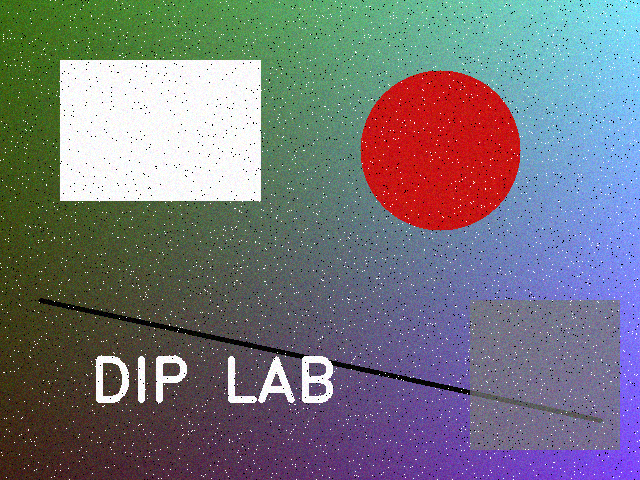
#> input picture samples/sample.png, 640 x 480 px; its folder holds only this picture in this run
$ python -i analysis.py   (imports and definitions only)   (older library calls are emulated)
#> lines starting #> are read from the running program, lines starting #| are printed output that depends on the picture
### image_io.py
"""Safe image decoding (Pillow) and encoding (OpenCV) helpers."""
from __future__ import annotations

import base64
import io
import os
import warnings
from pathlib import Path
from typing import Any, Dict, Tuple

import cv2
import numpy as np
from PIL import Image, ImageOps
from werkzeug.utils import secure_filename

from config import ALLOWED_EXTENSIONS, ALLOWED_FORMATS, MAX_IMAGE_DIM, MAX_INPUT_PIXELS
from errors import ApiError, ValidationError

# Pillow raises DecompressionBombError for images above 2x this value.
Image.MAX_IMAGE_PIXELS = MAX_INPUT_PIXELS

_ENCODERS = {
    "png": (".png", "image/png"),
    "jpg": (".jpg", "image/jpeg"),
    "jpeg": (".jpg", "image/jpeg"),
    "webp": (".webp", "image/webp"),
}


# --------------------------------------------------------------------------- #
# File names
# --------------------------------------------------------------------------- #
# [82 lines left out: functions clean_filename, _pil_to_bgr, decode_image, not called in this run]


# --------------------------------------------------------------------------- #
# Encoding / files
# --------------------------------------------------------------------------- #
def encode_image(img: np.ndarray, fmt: str = "png", quality: int = 95) -> Tuple[bytes, str, str]:
    """Encode to PNG/JPEG/WebP. Returns ``(bytes, mimetype, extension_without_dot)``."""
    fmt = fmt.lower()
    if fmt not in _ENCODERS:
        raise ValidationError("Format must be one of: png, jpg, webp.")
    suffix, mimetype = _ENCODERS[fmt]
    params = []
    if suffix == ".jpg":
        params = [cv2.IMWRITE_JPEG_QUALITY, int(quality)]
    elif suffix == ".webp":
        params = [cv2.IMWRITE_WEBP_QUALITY, int(quality)]
    elif suffix == ".png":
        params = [cv2.IMWRITE_PNG_COMPRESSION, 3]
    ok, buffer = cv2.imencode(suffix, img, params)
    if not ok:
        raise ApiError("The image could not be encoded.", 500)
    return buffer.tobytes(), mimetype, suffix.lstrip(".")


def to_data_url(img: np.ndarray) -> str:
    data, mimetype, _ = encode_image(img, "png")
    return f"data:{mimetype};base64,{base64.b64encode(data).decode('ascii')}"


# [19 lines left out: functions read_image_file, write_png_file, not called in this run]

### config.py
"""Configuration and safety limits for PixelLab (Digital Image Processing Studio)."""
from __future__ import annotations

import os
from datetime import timedelta
from pathlib import Path

BASE_DIR = Path(__file__).resolve().parent


def _env_int(name: str, default: int, minimum: int = 1) -> int:
    """Read a positive integer from the environment, falling back to *default*."""
    try:
        value = int(os.environ.get(name, default))
    except (TypeError, ValueError):
        return default
    return max(value, minimum)


# ---------------------------------------------------------------- upload limits
MAX_UPLOAD_MB = _env_int("DIP_MAX_UPLOAD_MB", 10)           # file size limit
ALLOWED_EXTENSIONS = {"png", "jpg", "jpeg", "bmp", "webp", "tif", "tiff", "gif"}
ALLOWED_FORMATS = {"PNG", "JPEG", "BMP", "WEBP", "TIFF", "GIF"}  # real format, checked by Pillow
MAX_INPUT_PIXELS = 40_000_000                                # rejects decompression bombs
MAX_IMAGE_DIM = _env_int("DIP_MAX_IMAGE_DIM", 2560)          # larger uploads are scaled down
MAX_RESULT_DIM = 4096                                        # max width/height after resize/rotate

# ------------------------------------------------------------ workspace limits
MAX_STEPS = 30                # sequential operations kept per image (also the undo depth)
WORKSPACE_TTL_HOURS = 24      # idle workspaces are deleted after this time
PREVIEW_MAX_DIM = 640         # channel-separation previews are scaled to this size


class Config:
    """Flask configuration object (see ``create_app`` in app.py)."""

    BASE_DIR = BASE_DIR
    INSTANCE_DIR = BASE_DIR / "instance"
    WORKSPACE_DIR = INSTANCE_DIR / "workspaces"

    MAX_UPLOAD_MB = MAX_UPLOAD_MB
    MAX_STEPS = MAX_STEPS
    WORKSPACE_TTL_HOURS = WORKSPACE_TTL_HOURS

    SESSION_COOKIE_HTTPONLY = True
    SESSION_COOKIE_SAMESITE = "Lax"
    PERMANENT_SESSION_LIFETIME = timedelta(hours=WORKSPACE_TTL_HOURS)

### image_ops.py
"""
image_ops.py
============
Every image-processing operation offered by the application.

Each operation is a plain function ``func(img_bgr, **params) -> ndarray`` registered with
the ``@operation`` decorator together with a *parameter specification*.  That single
specification is used for:

1. building the parameter controls in the browser (``GET /api/operations``), and
2. validating incoming requests (``validators.py``).

All images inside the application are 8-bit, 3-channel BGR arrays (OpenCV's native
layout).  Operations that produce a single-channel result (edges, thresholds, ...) are
converted back to BGR by ``apply_operation`` so that operations can be chained freely.
"""
from __future__ import annotations

import math
from typing import Any, Callable, Dict, List, Optional, Sequence, Tuple

import cv2
import numpy as np

from config import MAX_RESULT_DIM
from errors import ValidationError

CATEGORIES: List[str] = [
    "Basic",
    "Geometric",
    "Intensity",
    "Filtering",
    "Edge Detection",
    "Thresholding",
    "Morphology",
    "Color Channels",
]

OPERATIONS: Dict[str, Dict[str, Any]] = {}

INTERPOLATIONS = {
    "nearest": cv2.INTER_NEAREST,
    "linear": cv2.INTER_LINEAR,
    "cubic": cv2.INTER_CUBIC,
    "area": cv2.INTER_AREA,
    "lanczos": cv2.INTER_LANCZOS4,
}
MORPH_SHAPES = {
    "rect": cv2.MORPH_RECT,
    "ellipse": cv2.MORPH_ELLIPSE,
    "cross": cv2.MORPH_CROSS,
}


# --------------------------------------------------------------------------- #
# Parameter-spec builders
# --------------------------------------------------------------------------- #
def int_param(name: str, label: str, default: int, minimum: int, maximum: int, *,
              odd: bool = False, show_if: Optional[dict] = None, hint: Optional[str] = None,
              default_from: Optional[str] = None) -> Dict[str, Any]:
    return {"name": name, "label": label, "type": "int", "default": default,
            "min": minimum, "max": maximum, "step": 2 if odd else 1, "odd": odd,
            "show_if": show_if, "help": hint, "default_from": default_from}


def float_param(name: str, label: str, default: float, minimum: float, maximum: float,
                step: float = 0.1, *, show_if: Optional[dict] = None,
                hint: Optional[str] = None) -> Dict[str, Any]:
    return {"name": name, "label": label, "type": "float", "default": default,
            "min": minimum, "max": maximum, "step": step, "odd": False,
            "show_if": show_if, "help": hint, "default_from": None}


def choice_param(name: str, label: str, default: Any, choices: Sequence[Tuple[Any, str]], *,
                 show_if: Optional[dict] = None, hint: Optional[str] = None) -> Dict[str, Any]:
    return {"name": name, "label": label, "type": "choice", "default": default,
            "choices": [{"value": value, "label": text} for value, text in choices],
            "show_if": show_if, "help": hint, "default_from": None}


def bool_param(name: str, label: str, default: bool, *, show_if: Optional[dict] = None,
               hint: Optional[str] = None) -> Dict[str, Any]:
    return {"name": name, "label": label, "type": "bool", "default": default,
            "show_if": show_if, "help": hint, "default_from": None}


def operation(key: str, label: str, category: str, description: str,
              params: Optional[List[Dict[str, Any]]] = None) -> Callable:
    """Register an operation function together with its metadata."""
    def decorator(func: Callable) -> Callable:
        OPERATIONS[key] = {"key": key, "label": label, "category": category,
                           "description": description, "params": params or [], "func": func}
        return func
    return decorator


# --------------------------------------------------------------------------- #
# Small helpers
# --------------------------------------------------------------------------- #
def _to_gray(img: np.ndarray) -> np.ndarray:
    return cv2.cvtColor(img, cv2.COLOR_BGR2GRAY)


def _to_bgr(gray: np.ndarray) -> np.ndarray:
    return cv2.cvtColor(gray, cv2.COLOR_GRAY2BGR)


# [7 lines left out: function _scale_to_u8, not called in this run]


def _lookup_table(fn: Callable[[int], float]) -> np.ndarray:
    table = np.array([fn(i) for i in range(256)], dtype=np.float64)
    return np.clip(np.round(table), 0, 255).astype(np.uint8)


# [4 lines left out: function _check_result_size, not called in this run]


def _kernel(ksize: int, shape: str) -> np.ndarray:
    return cv2.getStructuringElement(MORPH_SHAPES[shape], (ksize, ksize))


# [234 lines left out: functions extract_channel, op_grayscale, op_negative, op_resize, op_rotate, op_flip and 10 more, not called in this run]


# --------------------------------------------------------------------------- #
# Edge detection
# --------------------------------------------------------------------------- #
_KERNEL_CHOICES = [(1, "1"), (3, "3"), (5, "5"), (7, "7")]


# [109 lines left out: functions op_sobel, op_canny, op_laplacian, _global_threshold, op_threshold_binary, op_threshold_binary_inv and 1 more, not called in this run]


# --------------------------------------------------------------------------- #
# Morphology
# --------------------------------------------------------------------------- #
def _morph_params() -> List[Dict[str, Any]]:
    return [
        int_param("ksize", "Kernel size (odd)", 3, 1, 31, odd=True),
        choice_param("shape", "Kernel shape", "rect",
                     [("rect", "Rectangle"), ("ellipse", "Ellipse"), ("cross", "Cross")]),
        int_param("iterations", "Iterations", 1, 1, 10),
    ]


# [55 lines left out: functions op_erosion, op_dilation, op_opening, op_closing, op_channel_extract, _finalize, not called in this run]


def apply_operation(key: str, img: np.ndarray, params: Dict[str, Any]) -> np.ndarray:
    """Run a registered operation with already-validated parameters."""
    return _finalize(OPERATIONS[key]["func"](img, **params))


# [5 lines left out: function public_specs, not called in this run]

### analysis.py
"""Image analysis: histogram rendering (OpenCV drawing) and RGB channel separation."""
from __future__ import annotations

from typing import Any, Dict, List, Sequence, Tuple

import cv2
import numpy as np

from config import PREVIEW_MAX_DIM
from image_io import to_data_url
from image_ops import extract_channel
#> further down, picture is the input picture: shape (480, 640, 3); mean B, G, R 124.3, 117.5, 117.1

# BGR colours used on the histogram plots.
_COLOR_R = (80, 80, 240)
_COLOR_G = (90, 210, 90)
_COLOR_B = (240, 140, 60)
_COLOR_GRAY = (215, 215, 215)


def _histogram(channel: np.ndarray) -> np.ndarray:
    return cv2.calcHist([channel], [0], None, [256], [0, 256]).flatten()


def _render_plot(series: Sequence[Tuple[Tuple[int, int, int], np.ndarray]],
                 width: int = 512, height: int = 240) -> np.ndarray:
    """Draw one or more 256-bin histograms on a dark canvas."""
    left, right, top, bottom = 12, 12, 10, 24
    canvas = np.full((height, width, 3), (38, 34, 32), dtype=np.uint8)
    plot_w, plot_h = width - left - right, height - top - bottom
    base_y = top + plot_h

    for value in (0, 64, 128, 192, 255):                       # grid + axis labels
        x = left + int(round(value / 255.0 * plot_w))
        cv2.line(canvas, (x, top), (x, base_y), (70, 66, 64), 1)
        label_x = max(0, min(width - 26, x - 10))
        cv2.putText(canvas, str(value), (label_x, height - 8), cv2.FONT_HERSHEY_SIMPLEX,
                    0.38, (170, 170, 170), 1, cv2.LINE_AA)
    cv2.line(canvas, (left, base_y), (left + plot_w, base_y), (120, 120, 120), 1)

    peak = max((float(h.max()) for _, h in series), default=0.0)
    peak = peak if peak > 0 else 1.0
    xs = left + np.arange(256) / 255.0 * plot_w

    for color, hist in series:
        ys = base_y - hist / peak * plot_h
        line = np.stack([xs, ys], axis=1).round().astype(np.int32)
        closing = np.array([[line[-1, 0], base_y], [line[0, 0], base_y]], dtype=np.int32)
        polygon = np.vstack([line, closing])
        overlay = canvas.copy()
        cv2.fillPoly(overlay, [polygon], color)
        canvas = cv2.addWeighted(overlay, 0.22, canvas, 0.78, 0)
        cv2.polylines(canvas, [line.reshape(-1, 1, 2)], False, color, 1, cv2.LINE_AA)
    return canvas


def _channel_stats(channel: np.ndarray) -> Dict[str, Any]:
    return {"mean": round(float(channel.mean()), 2), "std": round(float(channel.std()), 2),
            "min": int(channel.min()), "max": int(channel.max()), "median": int(np.median(channel))}


def histogram_report(img: np.ndarray) -> Dict[str, Any]:
    """Return RGB and grayscale histogram plots (PNG data URLs) plus per-channel statistics."""
    blue, green, red = cv2.split(img)
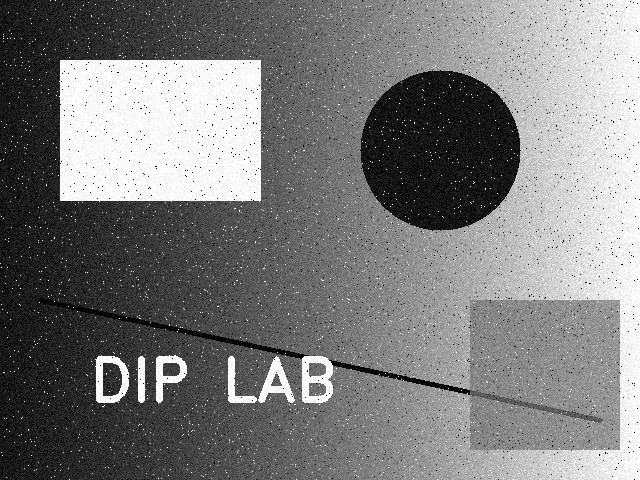
#> blue: shape (480, 640); min 0, max 255, mean 124.3
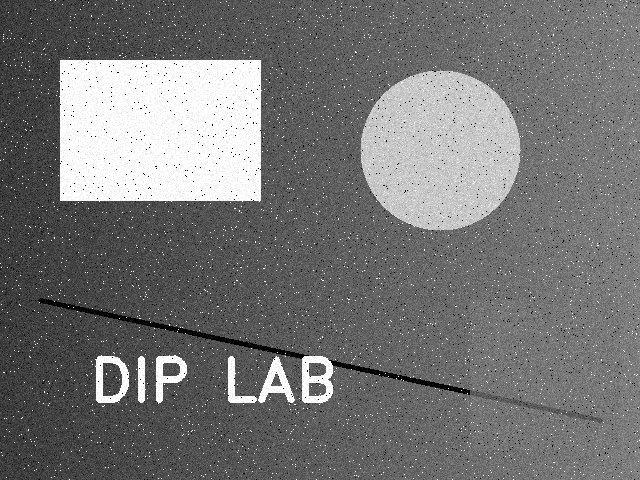
#> red: shape (480, 640); min 0, max 255, mean 117.1
    gray = cv2.cvtColor(img, cv2.COLOR_BGR2GRAY)
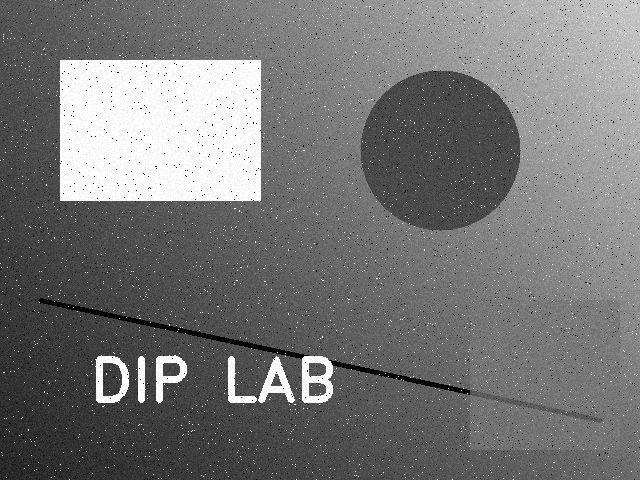
#> gray: shape (480, 640); min 0, max 255, mean 118.1
    rgb_plot = _render_plot([(_COLOR_B, _histogram(blue)), (_COLOR_G, _histogram(green)),
                             (_COLOR_R, _histogram(red))])
#> in _render_plot, `left, right, top, bottom = 12, 12, 10, 24`: left = 12; top = 10; bottom = 24
#> in _render_plot, `plot_w, plot_h = width - left - right, height - top - bottom`: plot_w = 488; plot_h = 206
#> in _render_plot, `base_y = top + plot_h`: base_y = 216
#> the loop in _render_plot, `for value in (0, 64, 128, 192, 255):` made 5 passes
#> (x, label_x) on passes 1 to 5: (12, 2), (134, 124), (257, 247), (379, 369), (500, 486)
#> in _render_plot, `cv2.line(canvas, (left, base_y), (left + plot_w, base_y), (120, 120, 1..`:
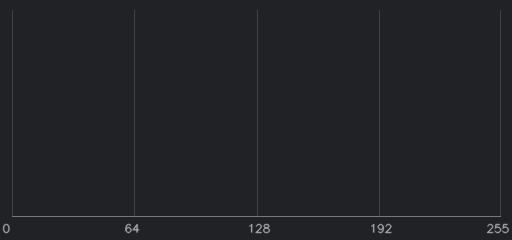
#> canvas: shape (240, 512, 3); mean of channels 0, 1, 2 38.9, 34.9, 32.9; drawn as B, G, R
#> in _render_plot, `peak = max((float(h.max()) for _, h in series), default=0.0)`: peak = 22363
#> in _render_plot, `xs = left + np.arange(256) / 255.0 * plot_w`: xs = 256 values from 12 to 500
#> the loop in _render_plot, `for color, hist in series:` made 3 passes
#> color on passes 1 to 3: (240, 140, 60), (90, 210, 90), (80, 80, 240)
#> after the loop in _render_plot, `for color, hist in series:`:
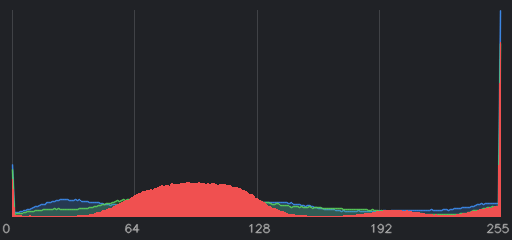
#> overlay: shape (240, 512, 3); mean of channels 0, 1, 2 42.1, 38.4, 43; drawn as B, G, R
    gray_plot = _render_plot([(_COLOR_GRAY, _histogram(gray))])
#> call 2 of _render_plot, with width = 512, height = 240
#> the loop in _render_plot (call 2), `for value in (0, 64, 128, 192, 255):` made 5 passes
#> in _render_plot (call 2), `peak = max((float(h.max()) for _, h in series), default=0.0)`: peak = 8336
#> the loop in _render_plot (call 2), `for color, hist in series:` made 1 pass
#> (color, closing) on pass 1: ((215, 215, 215), [[500, 216], [12, 216]])
#> after the loop in _render_plot (call 2), `for color, hist in series:`:
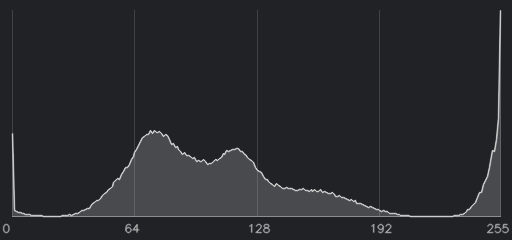
#> canvas: shape (240, 512, 3); mean of channels 0, 1, 2 44.9, 41, 39.1; drawn as B, G, R
#> after the loop in _render_plot (call 2), `for color, hist in series:`:
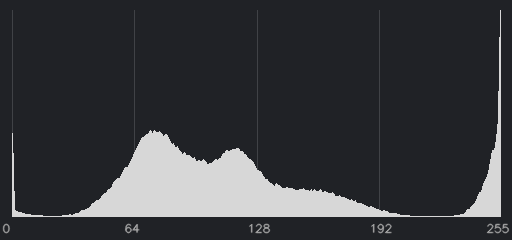
#> overlay: shape (240, 512, 3); mean of channels 0, 1, 2 60.2, 56.7, 54.9; drawn as B, G, R
    height, width = img.shape[:2]
#> height = 480; width = 640
    return {
        "rgb": to_data_url(rgb_plot),
        "gray": to_data_url(gray_plot),
        "stats": {"width": width, "height": height,
                  "red": _channel_stats(red), "green": _channel_stats(green),
                  "blue": _channel_stats(blue), "gray": _channel_stats(gray)},
    }
#> in encode_image, `params = [cv2.IMWRITE_PNG_COMPRESSION, 3]`: params = [16, 3]
#> in encode_image, `ok, buffer = cv2.imencode(suffix, img, params)`: buffer = 13016 values, max 255 at index 832, min 0 at index 8, mean 117.1
#> in to_data_url, `data, mimetype, _ = encode_image(img, "png")`: mimetype = 'image/png'


def channel_previews(img: np.ndarray, mode: str = "color",
                     max_dim: int = PREVIEW_MAX_DIM) -> List[Dict[str, str]]:
    """Separate the image into R, G and B previews (scaled down to keep responses small)."""
    height, width = img.shape[:2]
    longest = max(height, width)
    if longest > max_dim:
        scale = max_dim / longest
        img = cv2.resize(img, (max(1, round(width * scale)), max(1, round(height * scale))),
                         interpolation=cv2.INTER_AREA)
    return [{"key": key, "name": name, "image": to_data_url(extract_channel(img, key, mode))}
            for key, name in (("r", "Red"), ("g", "Green"), ("b", "Blue"))]

>>> import cv2
>>> picture = cv2.imread('samples/sample.png')
>>> result = histogram_report(picture)
#> result = 3 items
